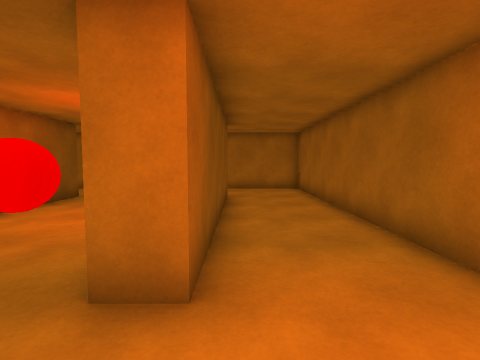
view 1 (above)

12 first-person views from a walk through a 3-D level made in the Unity game engine. The camera is 1.4 m above the floor, tilts 4° down and sees 85° across. The floor is counted in squares, 1 m on a side. Each view is taken from the middle of a square. On the plan, view 1 faces up. The plan holds only what a view shows up to about 13 squares ahead; the rest is blank. The place goes on beyond the plan. The player character is not drawn. Door leaves are left out, so doorways stand open.

view 2
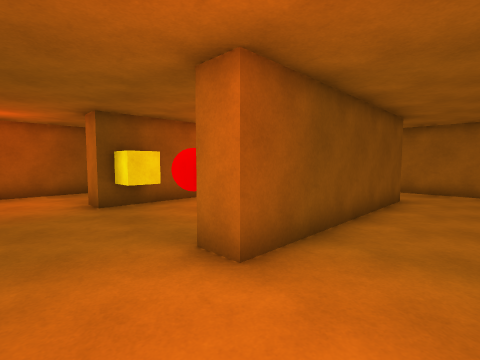

view 3
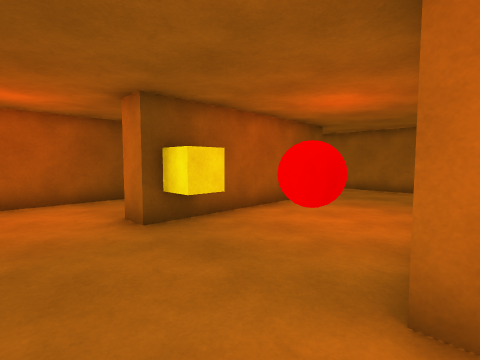

view 4
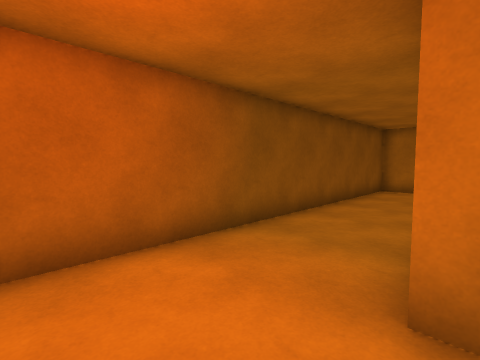

view 5
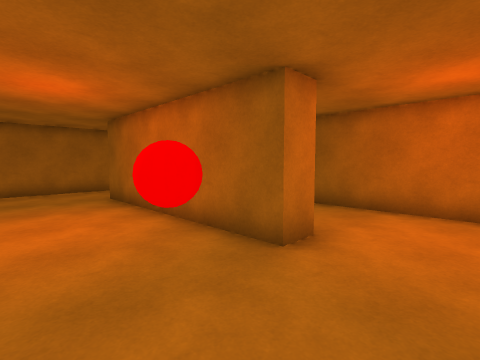

view 6
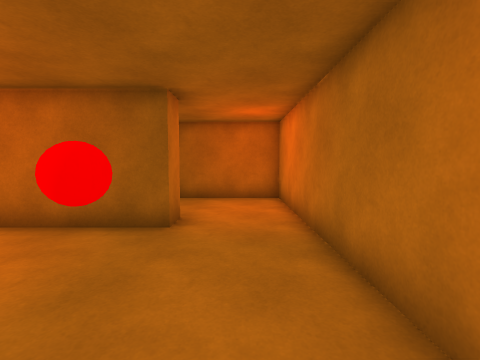

view 7
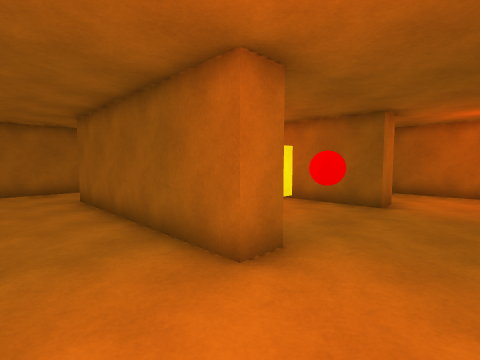

view 8
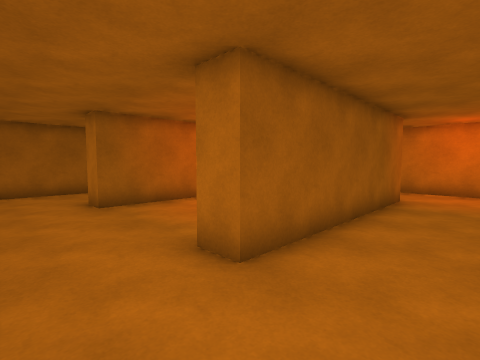

view 9
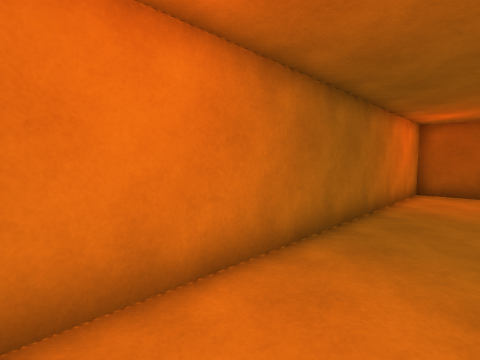

view 10
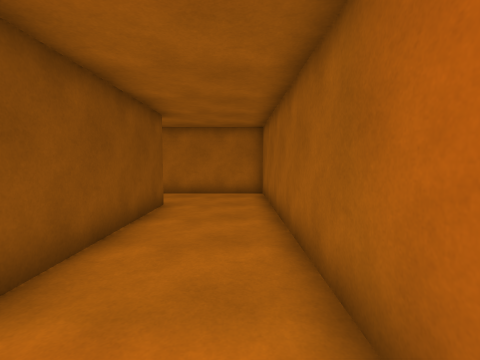

view 11
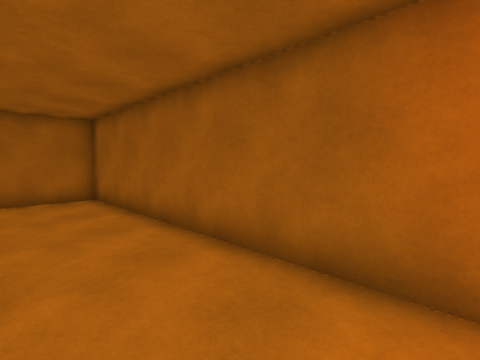

view 12
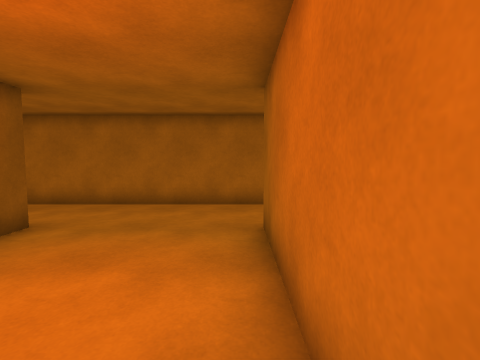

### Floor plan
Points are (right, up) in squares from view 1. A wall is a line through its corners. A room is listed if a view was taken in it or the views show most of it. See-through windows are left out.
Room 1 (views 1, 2, 3, 4, 5, 6, 7, 8, 9, 10, 11, 12)
walls: (-6.5, 10.5) (-6.5, 2.5) (-7.5, 2.5) (-7.5, 10.5) (-6.5, 10.5); (-1.5, 10.5) (-0.5, 10.5) (-0.5, 2.5) (-1.5, 2.5) (-1.5, 10.5); (-11, 13.5) (-11, -0.5) (3, -0.5) (3, 13.5) (-11, 13.5)
ways out: open door at (-4, 0.5)
objects: other object (-6, 3) to (-6, 4); other object (-3, 3) to (-3, 4)

Positions as (right, up) in squares from view 1, and headings:
1: (0, 0), facing up
2: (2, 0), facing up-left
3: (-1, 0), facing up-left
4: (-7, 0), facing up-left
5: (-5, 0), facing up-right
6: (-7, 1), facing right
7: (-10, 0), facing up-right
8: (-10, 13), facing down-right
9: (2, 2), facing down-left
10: (2, 2), facing up
11: (0, 3), facing up-right
12: (-2, 5), facing up
